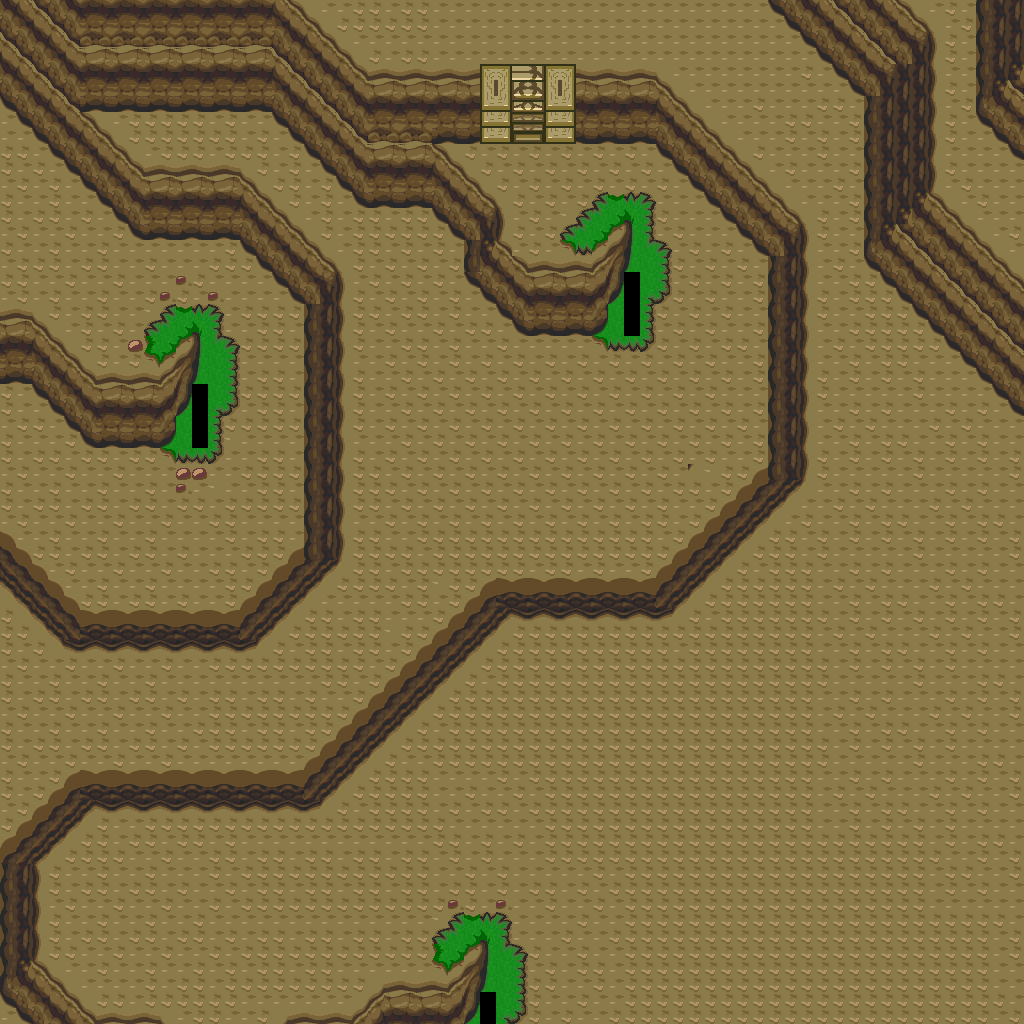

A level layout from a 2D game, rendered from its tile map. Below: a short description, then the map file with tile-grid data replaced by summaries:
An orthogonal 64x64 tile map with 16x16 px tiles, 1 tile layer (base), 1 hidden layer not drawn.

<map version="1.10" tiledversion="1.12.1" orientation="orthogonal" renderorder="right-down" width="64" height="64" tilewidth="16" tileheight="16" infinite="0" nextlayerid="3" nextobjectid="1">
 <tileset firstgid="1" source="../classiciphone_pics4.tsx" />
 <layer id="1" name="base" width="64" height="64">
  <data>[4096 cells, 4086 non-empty, 100 distinct tile ids]</data>
 </layer>
 <layer id="2" name="collision" width="64" height="64" visible="0">
  <properties><property name="collision" value="true" /></properties>
  <data>[4096 cells, 907 non-empty, 1 distinct tile ids]</data>
 </layer>
</map>
